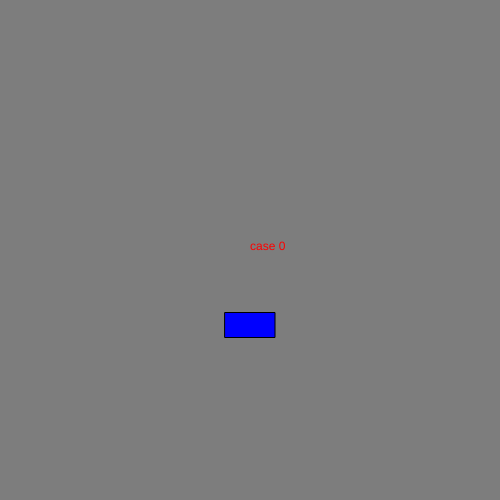
Frame 1 (no input)
Frame 60 (no input): identical to frame 1, image omitted
Frame 120 (the mouse pressed at the canvas centre since frame 60): identical to frame 1, image omitted

The p5.js sketch that drew this single still picture (run headless with seeded random() and noise() and a simulated clock; from frame 60 on, the mouse is pressed at the canvas centre):

// p5.js sketch
// ── sketch.js
let state = 0

function setup() {
  createCanvas(500, 500);
  rectMode(CENTER);
}

function draw() {

 switch(state){
   case 0:
   background(125);
   fill("red");
    text("case 0", 250, 250);
   break;

   case 1:
   background("pink");
   fill("red");
   text("case 1", 250, 250);
   break;
 }
fill("blue");
 rect(width/2,325,50,25);
}

function mouseReleased(){
  if((mouseX > width/2-25) && (mouseX < width/2+25) && (mouseY > 312.5  ) && (mouseY < 337.5)){
    state++;
    if(state > 1){
      state = 0;
    }
  }
}
